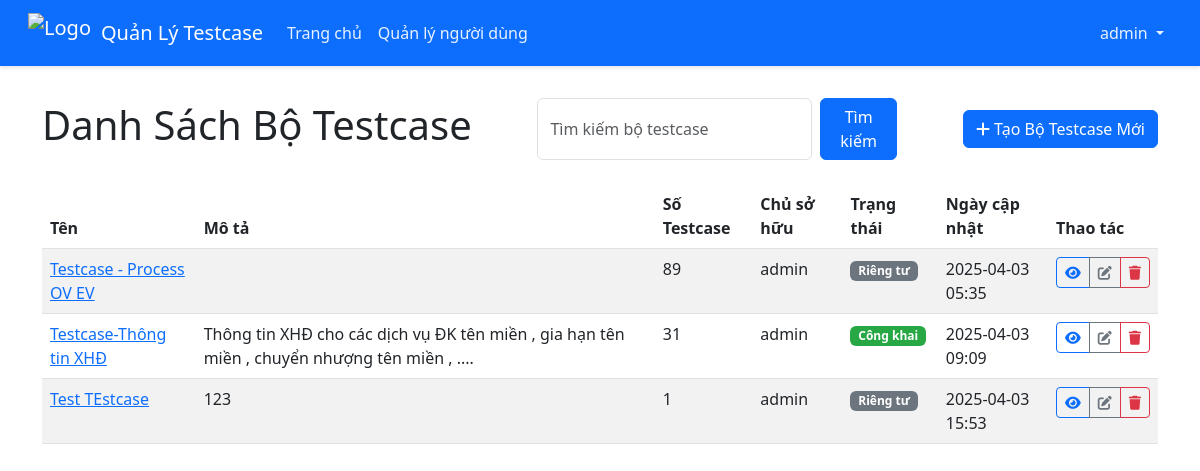
Page /testcase-set/ (signed in) on the earlier database version.
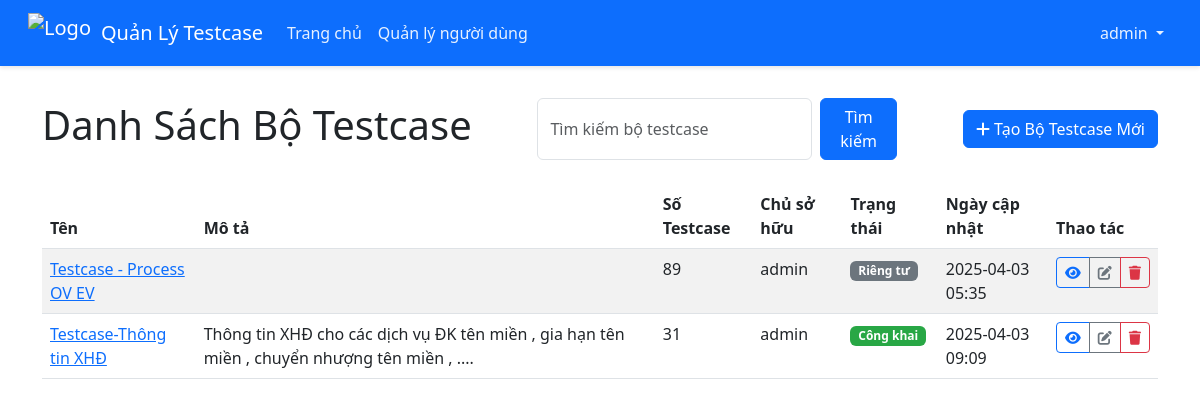
Same page on the later database version.
### models/testcase_set.py (models this page shows, shortened)
class TestCaseSet(db.Model):
    id = db.Column(db.Integer, primary_key=True)
    name = db.Column(db.String(100), nullable=False)
    description = db.Column(db.String(255))
    created_at = db.Column(db.DateTime, default=datetime.utcnow)
    updated_at = db.Column(db.DateTime, default=datetime.utcnow, onupdate=datetime.utcnow)
    test_cases = db.relationship('TestCase', backref='test_case_set', lazy=True, cascade="all, delete-orphan")
    user_id = db.Column(db.Integer, db.ForeignKey('user.id'))
    is_public = db.Column(db.Boolean, default=False)  # Testcase có công khai không

### models/user.py (models this page shows, shortened)
class User(db.Model):
    id = db.Column(db.Integer, primary_key=True)
    username = db.Column(db.String(64), unique=True, nullable=False)
    email = db.Column(db.String(120), unique=True, nullable=False)
    password_hash = db.Column(db.String(128))
    is_admin = db.Column(db.Boolean, default=False)
    created_at = db.Column(db.DateTime, default=datetime.utcnow)
    testcase_sets = db.relationship('TestCaseSet', backref='user', lazy=True)

### routes/testcase_set.py (the view)
@testcase_set_bp.route('/')
@login_required
def index():
    user_id = session.get('user_id')
    is_admin = session.get('is_admin', False)
    if is_admin:
        testcase_sets = TestCaseSet.query.all()
    else:
        testcase_sets = TestCaseSet.query.filter(
            (TestCaseSet.user_id == user_id) | (TestCaseSet.is_public == True)
        ).all()
    return render_template('dashboard.html', testcase_sets=testcase_sets)

### app.py (called while the page is built)
@app.context_processor
def inject_session():
    from flask import session
    return dict(session=session)

@app.after_request
def add_header(response):
    response.headers['Cache-Control'] = 'no-store'
    response.headers['Pragma'] = 'no-cache'
    response.headers['Expires'] = '0'
    return response

### routes/auth.py (called while the page is built)
def login_required(f):
    @wraps(f)
    def decorated_function(*args, **kwargs):
        if 'user_id' not in session:
            flash('Vui lòng đăng nhập để tiếp tục', 'warning')
            return redirect(url_for('auth.login', next=request.url))
        return f(*args, **kwargs)
    return decorated_function

### templates/dashboard.html (shortened to what this page needs)
{% extends 'base.html' %}
{% block content %}
<div class="d-flex justify-content-between align-items-center mb-4">
    <h1>Danh Sách Bộ Testcase</h1>
    <form class="d-flex" method="GET" action="{{ url_for('dashboard') }}">
        <input type="text" name="search" class="form-control me-2" placeholder="Tìm kiếm bộ testcase" value="{{ search_query }}">
        <button type="submit" class="btn btn-primary">Tìm kiếm</button>
    </form>
    <a href="{{ url_for('testcase_set.create') }}" class="btn btn-primary">
        <i class="fas fa-plus"></i> Tạo Bộ Testcase Mới
    </a>
</div>
{% if testcase_sets %}
    <div class="table-responsive">
        <table class="table table-striped table-hover">
            <thead>
                <tr>
                    <th>Tên</th>
                    <th>Mô tả</th>
                    <th>Số Testcase</th>
                    <th>Chủ sở hữu</th>
                    <th>Trạng thái</th>
                    <th>Ngày cập nhật</th>
                    <th>Thao tác</th>
                </tr>
            </thead>
            <tbody>
                {% for testcase_set in testcase_sets %}
                <tr>
                    <td>
                        <a href="{{ url_for('testcase_set.detail', id=testcase_set.id) }}">
                            {{ testcase_set.name }}
                        </a>
                    </td>
                    <td>{{ testcase_set.description }}</td>
                    <td>{{ testcase_set.test_cases|length }}</td>
                    <td>{{ testcase_set.user.username if testcase_set.user else 'N/A' }}</td>
                    <td>
                        <span class="badge {% if testcase_set.is_public %}bg-success{% else %}bg-secondary{% endif %}">
                            {% if testcase_set.is_public %}Công khai{% else %}Riêng tư{% endif %}
                        </span>
                    </td>
                    <td>{{ testcase_set.updated_at.strftime('%Y-%m-%d %H:%M') }}</td>
                    <td>
                        <div class="btn-group" role="group">
                            <a href="{{ url_for('testcase_set.detail', id=testcase_set.id) }}" class="btn btn-sm btn-outline-primary">
                                <i class="fas fa-eye"></i>
                            </a>
                            {% if session.is_admin or testcase_set.user_id == session.user_id %}
                            <a href="{{ url_for('testcase_set.edit', id=testcase_set.id) }}" class="btn btn-sm btn-outline-secondary">
                                <i class="fas fa-edit"></i>
                            </a>
                            <button type="button" class="btn btn-sm btn-outline-danger" data-bs-toggle="modal" data-bs-target="#deleteModal{{ testcase_set.id }}">
                                <i class="fas fa-trash"></i>
                            </button>
                            {% endif %}
                        </div>
                    </td>
                </tr>
                {% endfor %}
            </tbody>
        </table>
    </div>
{% else %}
    <div class="alert alert-info">
        Chưa có bộ testcase nào. Nhấn nút "Tạo Bộ Testcase Mới" để bắt đầu.
    </div>
{% endif %}
{% endblock %}

Differences in the rows shown:
removed TestCaseSet: name "Test TEstcase", description "123", test_cases|length "1", user "admin", is_public "Riêng tư", updated_at "2025-04-03 15:53"
